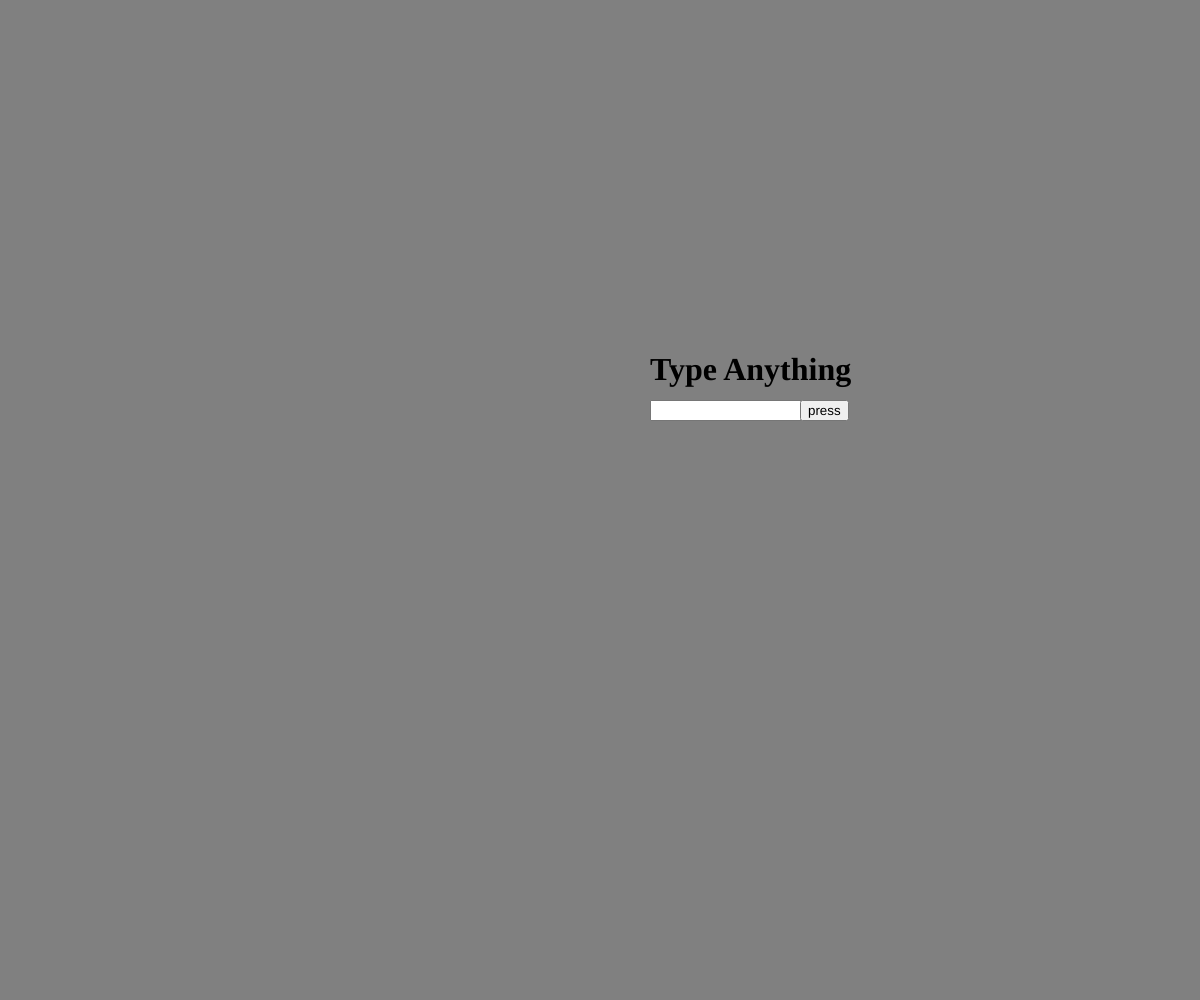
Frame 1 (no input)
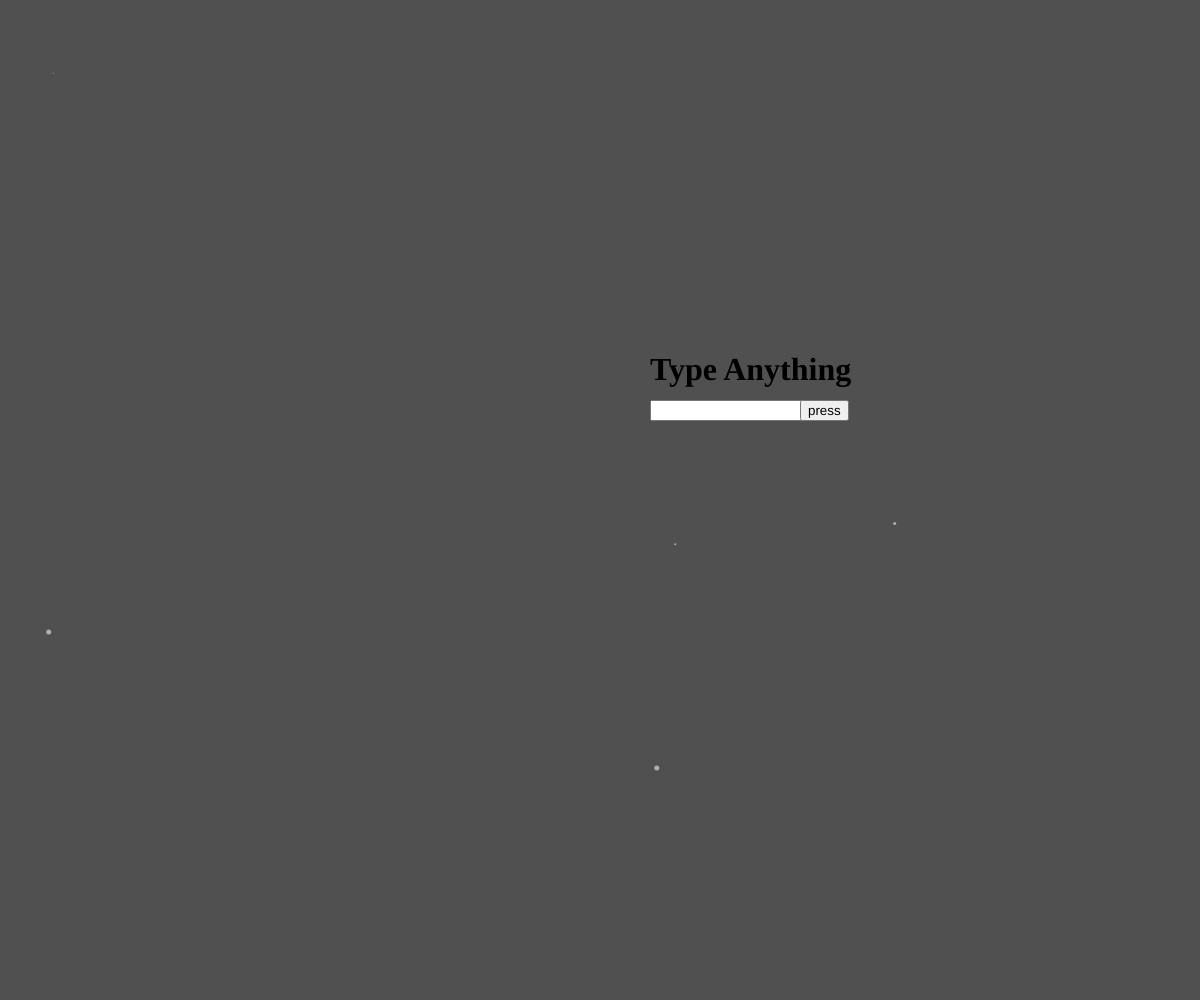
Frame 60 (no input)
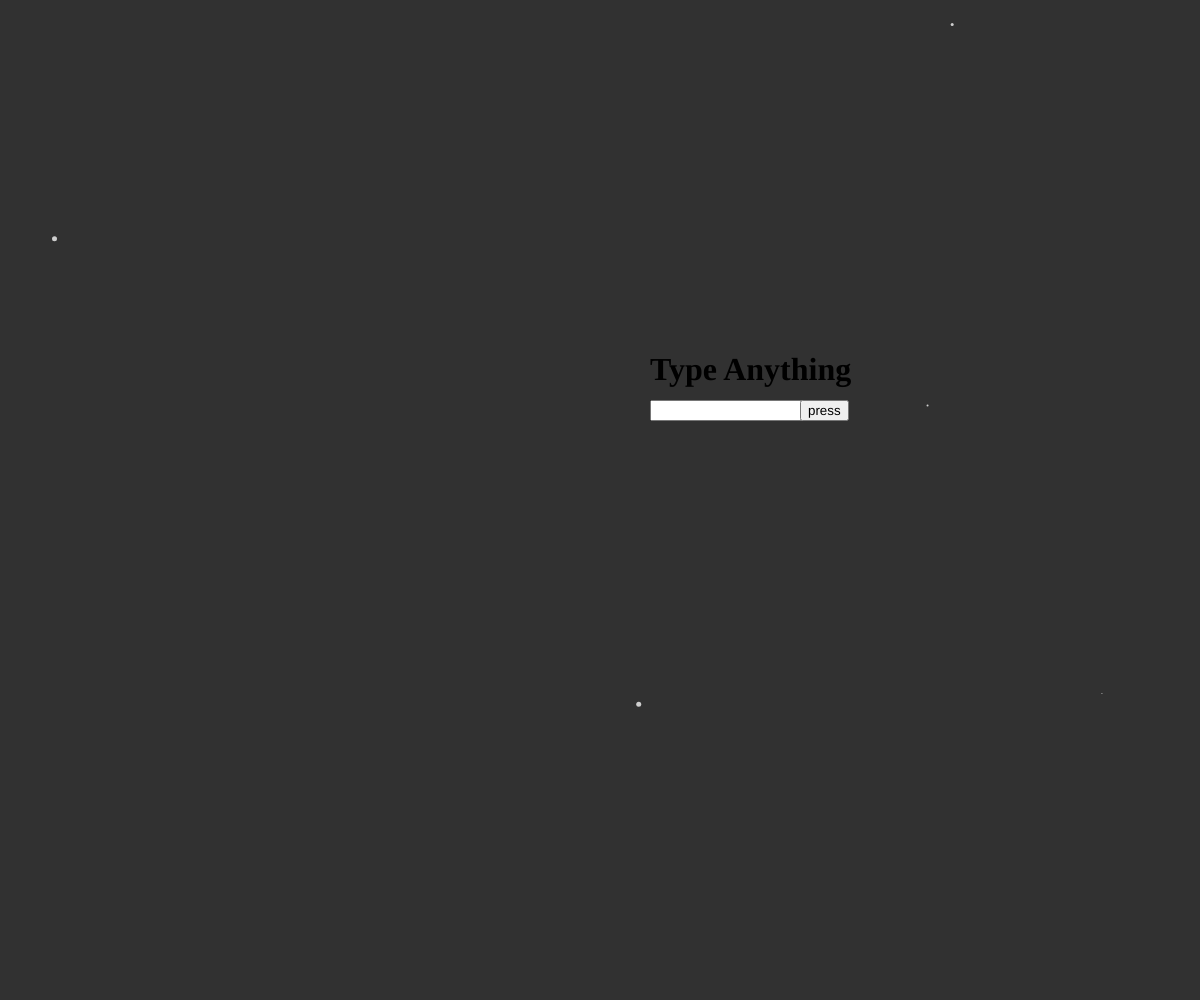
Frame 120 (the mouse pressed at the canvas centre since frame 60)

The p5.js sketch that drew these frames (run headless with seeded random() and noise() and a simulated clock; from frame 60 on, the mouse is pressed at the canvas centre):

// p5.js sketch
// ── sketch.js
let angle = 0.0;
let x = 100;
let y = 100;
let w = 60;
let h = 60;

let speedx = 0.5;
let speedy = 0.5;

let input;
let button;
let wordGenerator;

function draw() {
  let sinval = sin(angle);
  let sky1 = map(sinval, -1, 1, 0, 255);
  let sky2 = map(sinval, -1, 1, 255, 0);
  background(sky1);
  angle += 0.1;
  
  fill(sky2);
  noStroke();
  ellipse(random()*width,random()*height,3,3);
  ellipse(random()*width,random()*height,5,5);
  ellipse(random()*width,random()*height,1,1);
  ellipse(random()*width,random()*height,2,2);
  ellipse(random()*width,random()*height,5,5);
  
  
}
 

function setup() {
  // create canvas
  createCanvas(windowWidth, windowHeight);
  background(255);


  input = createInput();
  input.position(650, 400);

  button = createButton('press');
  button.position(800, 400);
  button.mousePressed(display);


  wordGenerator = createElement('h1', 'Type Anything');
  wordGenerator.position(650, 330);
  
  
 
}

function display() { 
  const word = input.value();
  wordGenerator.html(word);
  input.value('');

  for (let i = 0; i < 1000; i++) {
    push();
    fill(random(0), 0, 0);
    translate(random(width), random(height));
    rotate(random(2 * PI));
    text(word, 0, 0);
    pop();
  }

  
  
}
